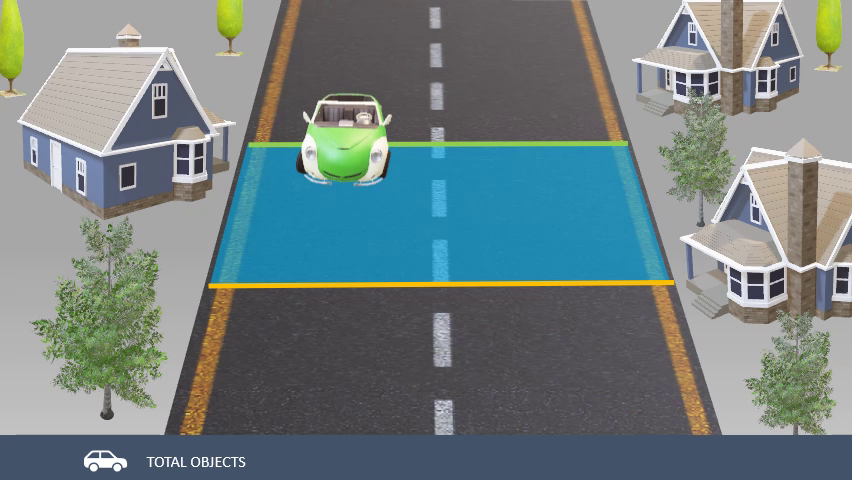
#> input picture frame 43 of videos/test_animation.mp4, 852 x 480 px
$ python tracking.py
#> lines starting #> are read from the running program, lines starting #| are printed output that depends on the picture
import numpy as np
import pandas as pd
import cv2
import logging
import argparse


def registerNewObject(cx, cy):
    global totalObjects
    global df

    objId = "Id"+str(totalObjects)
    df[objId] = ""
    df.at[int(frameNum), objId] = [cx, cy]
    totalObjects += 1
    print("New object {0}, coords:{1}".format(objId, [cx, cy]))
    print("Current total objects:", totalObjects)


if __name__ == '__main__':

    # Arg parser
    parser = argparse.ArgumentParser(description='Specify path to video')
    parser.add_argument('-p', '--video_path', type=str,
                        default='videos/test_animation.mp4', help='Enter path to video file')
    args = parser.parse_args()

    # Load video
    cap = cv2.VideoCapture(args.video_path)
    frames_count, fps, width, height = (int(cap.get(cv2.CAP_PROP_FRAME_COUNT)),
                                        int(cap.get(cv2.CAP_PROP_FPS)),
                                        int(cap.get(cv2.CAP_PROP_FRAME_WIDTH)),
                                        int(cap.get(cv2.CAP_PROP_FRAME_HEIGHT)))
    print("Total Frames: {}, FPS: {}, W: {}, H:{}".format(
        frames_count, fps, width, height))

    # Running parameter
    totalObjects = 0
    frameNum = 0
    minArea = 1000
    maxArea = 50000
    scaleRatio = 0.8
    upperLinePos = int(height*scaleRatio*0.3)
    upperLineColor = (0, 255, 0)  # green
    lowerLinePos = int(height*scaleRatio*0.59)
    lowerLineColor = (0, 255, 255)  # yellow
    lineWidth = 3

    # Create a tracking dataframe, each video frame corresponds to a single row
    df = pd.DataFrame(index=range(int(frames_count)))
    df.index.name = "Frame Number"

    # OpenCV Gaussian BG Subtractor module
    fgbg = cv2.bgsegm.createBackgroundSubtractorMOG()

    while True:
        ret, frame = cap.read()
#> frame is the input picture: shape (480, 852, 3); mean B, G, R 128.7, 127.4, 113.4

        ##### Process Image #####
        if ret:
            # 1.1 FGBG Mask preparation
            # Downsize input frame to sepcified ratio
            image = cv2.resize(frame, None, fx=scaleRatio, fy=scaleRatio)

            # Change color space
            gray = cv2.cvtColor(image, cv2.COLOR_BGR2GRAY)
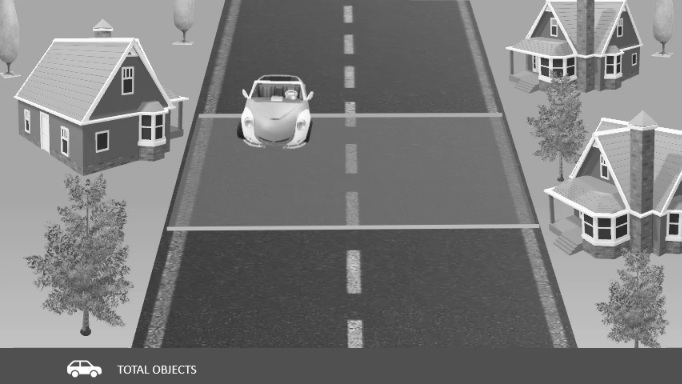
#> gray: shape (384, 682); min 29, max 255, mean 123.3

            # Apply Fgbg mask
            fgmask = fgbg.apply(gray)
#> fgmask: shape (384, 682); every value is 0

            # 1.2 Apply 2D convolutions to enhance contrast of objects (Morphological Transformation)
            kernel = cv2.getStructuringElement(cv2.MORPH_ELLIPSE, (5, 5))
            _, bins = cv2.threshold(fgmask, 200, 255, cv2.THRESH_BINARY)
            dilation = cv2.dilate(bins, kernel)

            # 1.3 Get contour of objects
            contours, _ = cv2.findContours(
                dilation, cv2.RETR_EXTERNAL, cv2.CHAIN_APPROX_NONE)
#> contours = []

            # 1.4 Apply Convex hull to create polygon around contours
            hull = [cv2.convexHull(c) for c in contours]
#> hull = []
            cv2.drawContours(image, hull, -1, (0, 255, 0), 1)

            # 1.5 Draw two lines: Upper Line and Lower Line.
            # Only objects bound by the two lines will be processed
            # Upper Line
            cv2.line(
                image,
                (0, lowerLinePos),
                (width, lowerLinePos),
                lowerLineColor,
                lineWidth
            )
            # Lower Line
            cv2.line(
                image,
                (0, upperLinePos),
                (width, upperLinePos),
                upperLineColor,
                lineWidth
            )

            # 1.6 Process contours
            # Create two numpy lists to store contour's centroid coordiantes (x and y)
            contoursX = np.zeros(len(contours))
#> contoursX = empty array
            contoursY = np.zeros(len(contours))
#> contoursY = empty array

            for i in range(len(contours)):
                # Compute area size of a contor
                area = cv2.contourArea(contours[i])

                # If area size exceeds our threshold then process it
                if minArea < area < maxArea:
                    cnt = contours[i]
                    # Calculate contor's centroid using Moments
                    M = cv2.moments(cnt)
                    cx = int(M['m10'] / M['m00'])
                    cy = int(M['m01'] / M['m00'])

                    # If the contor's centroid falls between the upper and lower line
                    if upperLinePos < cy < lowerLinePos:
                        # Draw bounding box around contour
                        x, y, w, h = cv2.boundingRect(cnt)
                        cv2.rectangle(
                            image, (x, y), (x + w, y + h), (0, 0, 255), 2)

                        # Draw contour's centroid
                        cv2.drawMarker(
                            image,
                            (cx, cy),
                            (0, 0, 255),
                            cv2.MARKER_STAR,
                            markerSize=10,
                            thickness=1,
                            line_type=cv2.LINE_AA
                        )

                        # Add to centroid list
                        contoursX[i] = cx
                        contoursY[i] = cy
#> this loop made 0 passes

            # Discard elements did not satisfy criteria
            contoursX = contoursX[contoursX != 0]
            contoursY = contoursY[contoursY != 0]

            ##### Tracking Program #####

            # Check if there are contours bound between two lines
            if len(contoursX):
                # Check if tracking dataframe is empty (0 objects tracked)
                if frameNum == 0 or df.shape[1] == 0:
                    for i in range(len(contoursX)):
                        # Register current contour object for tracking
                        registerNewObject(contoursX[i], contoursY[i])
                 # If there is object being tracked, look for it's coordinate from previous frame
                else:
                    sum = 0
                    for i in range(totalObjects):
                        sum += len(df.iloc[int(frameNum-1), i])

                    if sum > 0:
                        for i in range(totalObjects):
                            if (len(contoursX)):
                                dist = np.zeros((totalObjects, len(contoursX)))
                                objId = "Id"+str(i)
                                prevCoords = df.iloc[int(frameNum-1)][objId]

                                if not prevCoords:
                                    continue
                                else:
                                    for j in range(len(contoursX)):
                                        dist[i, j] = np.abs(
                                            contoursX[j] - prevCoords[0]) + np.abs(contoursY[j] - prevCoords[1])

                                    minIndex = int(np.argmin(dist[i, :]))

                                    # Assign closest coords to the object
                                    df.at[int(frameNum), objId] = [
                                        contoursX[minIndex], contoursY[minIndex]]

                                    logging.info("Coords {0} allocated to {1} {2} ".format(
                                        [contoursX[minIndex], contoursY[minIndex]], objId, prevCoords))

                                    # Get velocity of the object
                                    velocity = np.abs(
                                        contoursX[minIndex] - prevCoords[0]) + np.abs(contoursY[minIndex] - prevCoords[1]) * fps

                                    cv2.putText(image, "(Speed: "+str(int(velocity))+" km/h)", (int(contoursX[minIndex]) + 10, int(
                                        contoursY[minIndex]) + 10), cv2.FONT_HERSHEY_SIMPLEX, .6, (0, 0, 255), 2)

                                    # Get rid of allocated coords from contoursX/contoursY list
                                    contoursX = np.delete(contoursX, minIndex)
                                    contoursY = np.delete(contoursY, minIndex)
                            else:
                                break

                         # For residual coords register them as new objects
                        if(len(contoursX)):
                            for i in range(len(contoursX)):
                                registerNewObject(contoursX[i], contoursY[i])

                    else:
                        print(
                            "Registering objects for tracking")
                        for i in range(len(contoursX)):
                            registerNewObject(contoursX[i], contoursY[i])

            # 2.1 Display total object counts
            cv2.rectangle(image, (0, 0), (160, 70), (162, 115, 0), -1)
            cv2.putText(image, "COUNTS: "+str(totalObjects), (10, 40),
                        cv2.FONT_HERSHEY_SIMPLEX, .6, (255, 255, 255), 1)
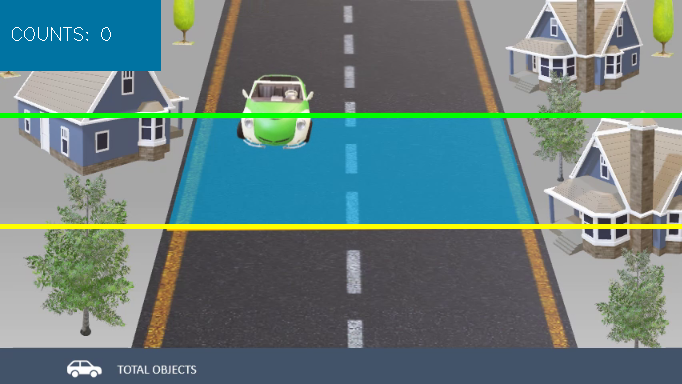
#> image: shape (384, 682, 3); mean B, G, R 125.7, 127.1, 105.1

            # 3.1 Display image stream
            fgmask_window = cv2.resize(fgmask, None, fx=.5, fy=.5)
#> fgmask_window: shape (192, 341); every value is 0
            dilation_window = cv2.resize(dilation, None, fx=.5, fy=.5)
            bins_window = cv2.resize(bins, None, fx=.5, fy=.5)

            cv2.imshow("Traffic Monitor", image)
            cv2.moveWindow("Traffic Monitor", 0, 0)

            cv2.imshow("fgmask", fgmask_window)
            cv2.moveWindow("fgmask", int(width * scaleRatio), 0)

            cv2.imshow("Dilation", dilation_window)
            cv2.moveWindow("Dilation", int(width * scaleRatio),
                           int(height * scaleRatio * 0.5))

            frameNum += 1

            k = cv2.waitKey(int(1000/fps)) & 0xff  # press ESC to quit
#> (key Esc is pressed here)
            if k == 27:
                break
        else:
            break

    cap.release()
    cv2.destroyAllWindows()

    # Save dataframe to csv file for analysis
    df.to_csv('tracking.csv', sep=',')
    print("Program Finished! Saved tracking result to CSV")

$ run again, starting later in the video
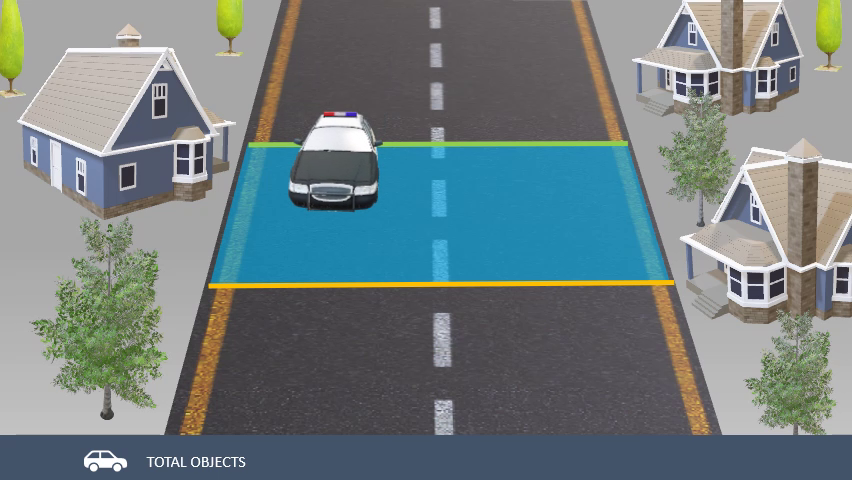
#> input picture frame 195 of videos/test_animation.mp4, 852 x 480 px
#> frame is the input picture: shape (480, 852, 3); mean B, G, R 128.2, 126.2, 113.2
#> `gray = cv2.cvtColor(image, cv2.COLOR_BGR2GRAY)`:
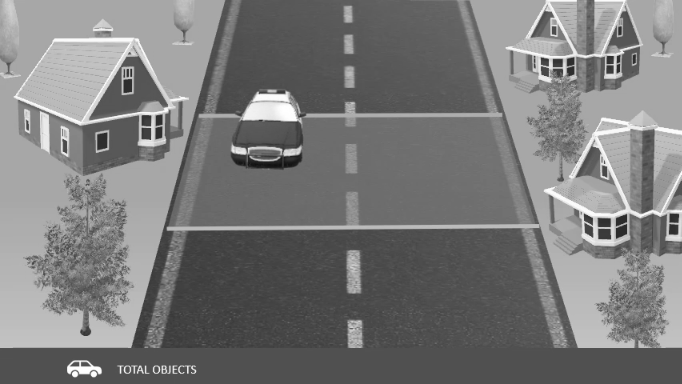
#> gray: shape (384, 682); min 17, max 255, mean 122.5
#> fgmask: shape (384, 682); every value is 0
#> contours = []
#> contoursX = empty array
#> `cv2.putText(image, "COUNTS: "+str(totalObjects), (10, 40), cv2.FONT_HE..`:
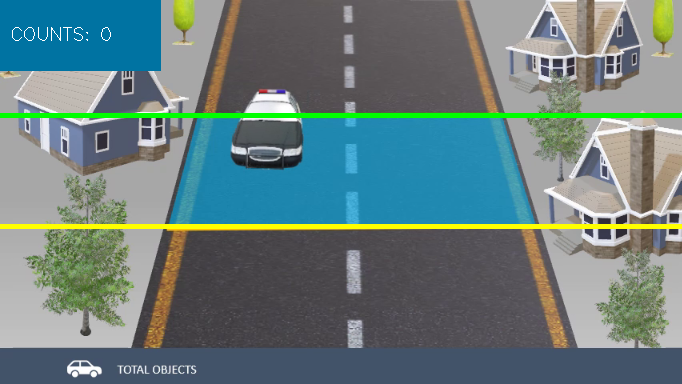
#> image: shape (384, 682, 3); mean B, G, R 125.1, 126, 104.9
#> fgmask_window: shape (192, 341); every value is 0

$ run again, starting later in the video
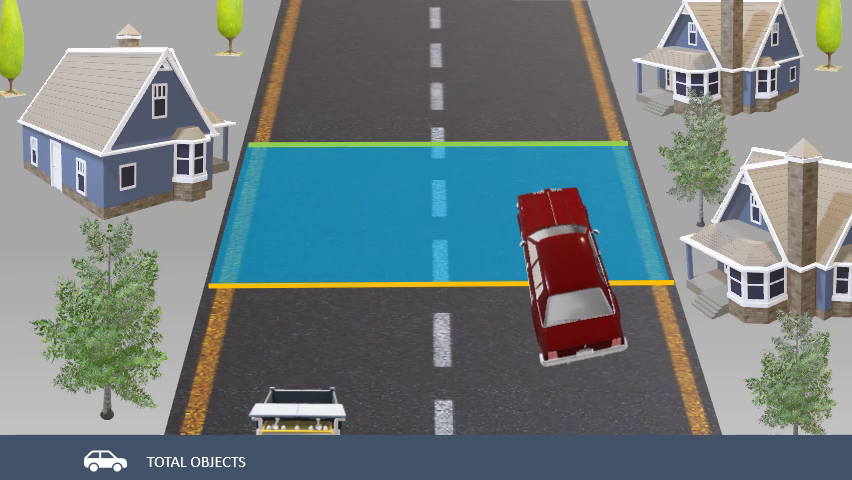
#> input picture frame 347 of videos/test_animation.mp4, 852 x 480 px
#> frame is the input picture: shape (480, 852, 3); mean B, G, R 126.7, 125.1, 114.2
#> `gray = cv2.cvtColor(image, cv2.COLOR_BGR2GRAY)`:
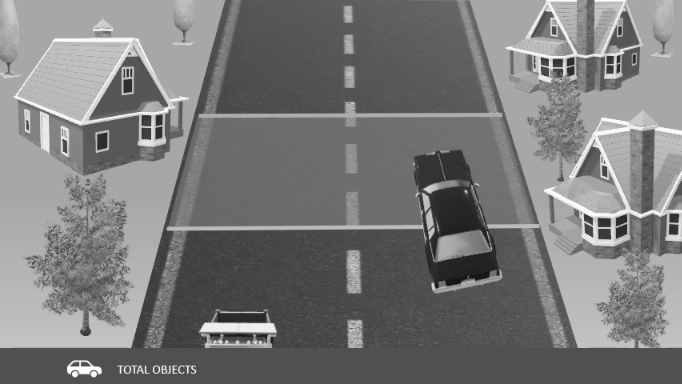
#> gray: shape (384, 682); min 19, max 255, mean 122
#> fgmask: shape (384, 682); every value is 0
#> contours = []
#> contoursX = empty array
#> `cv2.putText(image, "COUNTS: "+str(totalObjects), (10, 40), cv2.FONT_HE..`:
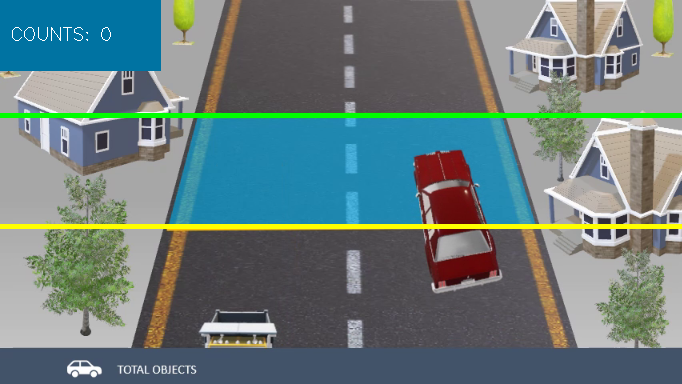
#> image: shape (384, 682, 3); mean B, G, R 123.9, 125, 106.1
#> fgmask_window: shape (192, 341); every value is 0
